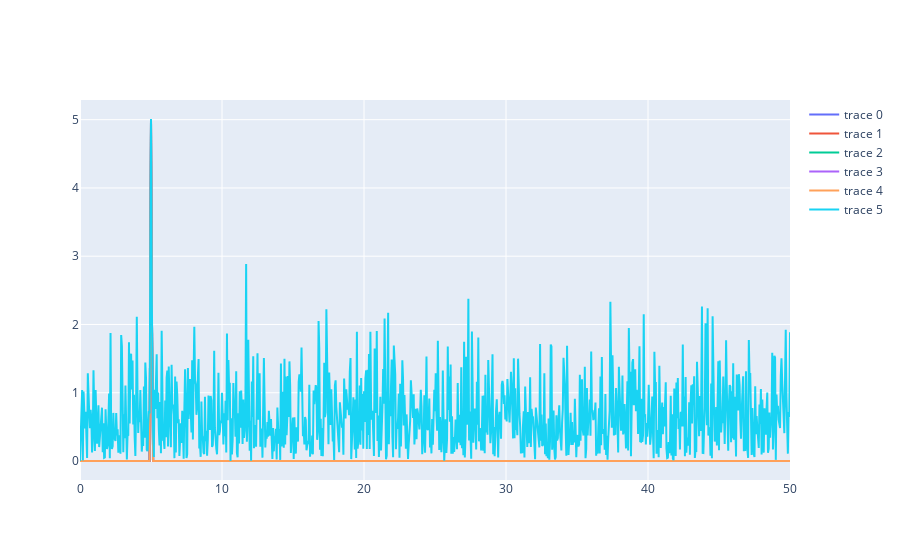

Write notebook code for a chart like this one.
### Code cell
fe = 100
f0 = 5
t = np.arange(0,100,1/fe)
x = 5*np.sin(2*np.pi*t*f0)
fig = go.Figure()

# df = 1/t = fe/N  =>N = fe/df
for df in [1,0.5,0.1,0.05]:
    N = int(fe/df)
    overlap = int(N//8)
    av_fft = []
    seg = []


    f_ov, t_ov,Sxx_ov = spectrogram(np.array(x),fe,mode='complex',scaling='spectrum',window='hann',nperseg=N,noverlap=overlap)
    Sxx_ov = Sxx_ov* 2
    seg = np.transpose(Sxx_ov)
    Sxx_ov_av = np.mean(np.abs(Sxx_ov),axis=1) + 1j*np.mean(np.angle(Sxx_ov),axis=1) #resultat non coherent, car je ne travaillais pas en complexe avant , impacte la suite des calculs
    # H _ratio avec les segments à chaque fois, en complexe, H RATIO DOIT ETRE SEGMENTER NE PAS LE MOYENNER
    # Sxx_ov_av = np.mean(abs(Sxx_ov),axis=1) # resultat ok
    av_fft = Sxx_ov_av

    av_f = f_ov
    # fig.add_trace(go.Scatter(x=av_f,y=abs(seg[0])))

fig.add_trace(go.Scatter(x=av_f,y=abs(seg[0])))
fig.add_trace(go.Scatter(x=av_f,y=abs(seg[1])))
fig.add_trace(go.Scatter(x=av_f,y=abs(seg[2])))
fig.add_trace(go.Scatter(x=av_f,y=abs(seg[3])))

m = abs(seg[0])
for i in range (1,4):
    m = m + abs(seg[i])
m = abs(m)/4
fig.add_trace(go.Scatter(x=av_f,y=m))
fig.add_trace(go.Scatter(x=av_f,y=abs(Sxx_ov_av)))

fig

### Figure 1 — Plotly figure (JSON) as saved in the notebook; plotly's stock layout.template omitted (floating-point values rounded to 4 significant figures; data arrays with more than 128 entries replaced by an {"elided": "..."} marker saying what was removed)
{"data": [{"type": "scatter", "x": {"elided": "1001 float values"}, "y": {"elided": "1001 float values"}}, {"type": "scatter", "x": {"elided": "1001 float values"}, "y": {"elided": "1001 float values"}}, {"type": "scatter", "x": {"elided": "1001 float values"}, "y": {"elided": "1001 float values"}}, {"type": "scatter", "x": {"elided": "1001 float values"}, "y": {"elided": "1001 float values"}}, {"type": "scatter", "x": {"elided": "1001 float values"}, "y": {"elided": "1001 float values"}}, {"type": "scatter", "x": {"elided": "1001 float values"}, "y": {"elided": "1001 float values"}}], "layout": {}}
